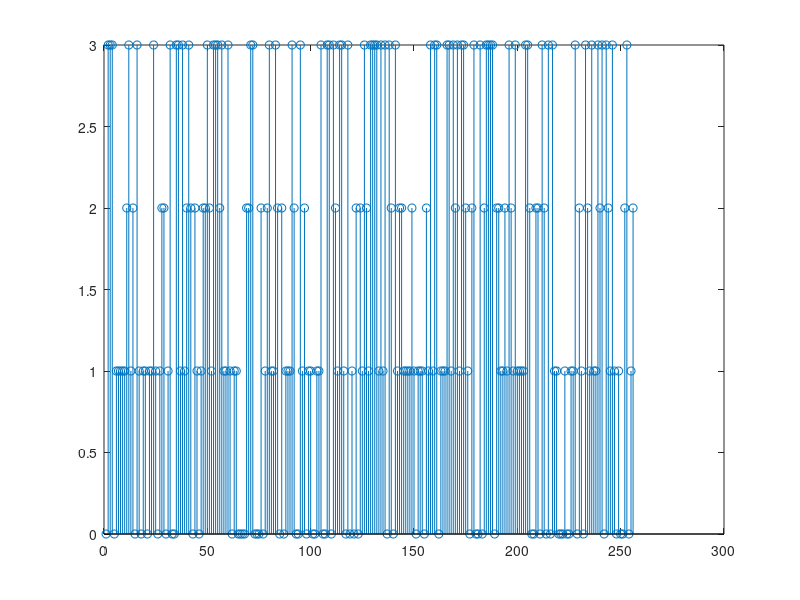
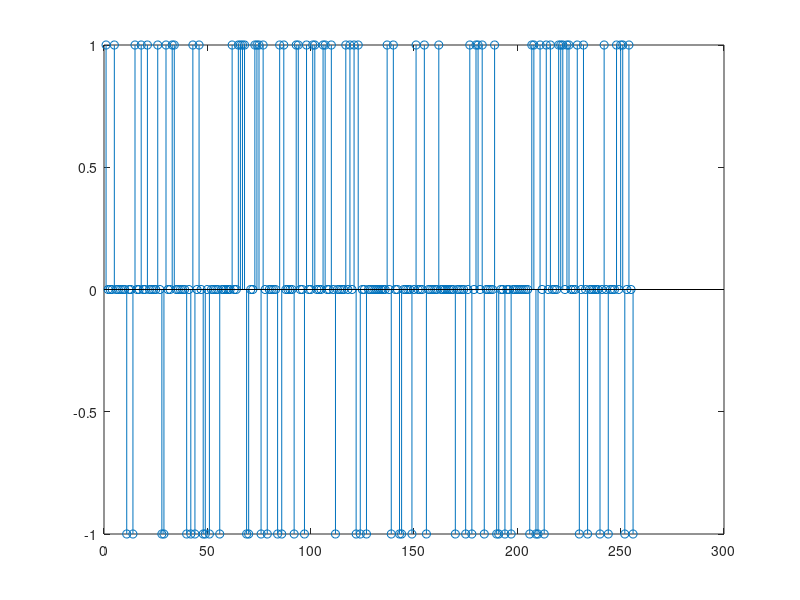
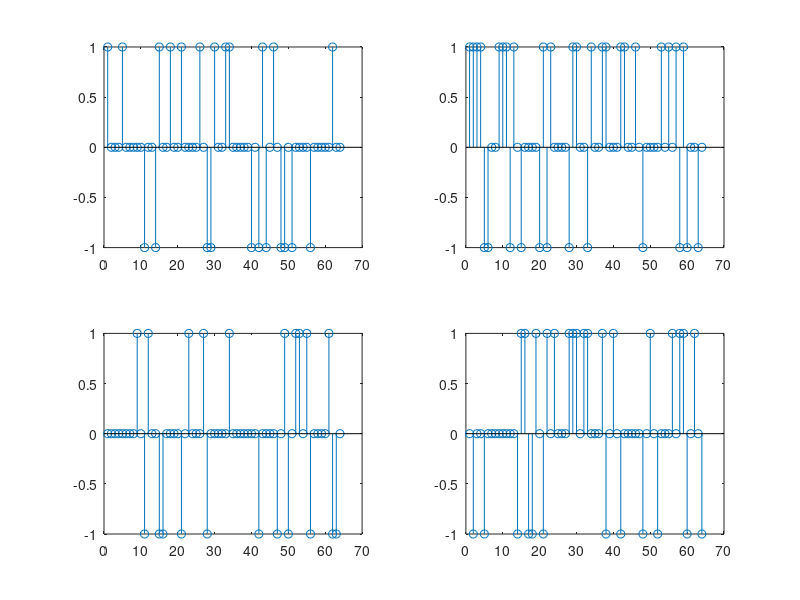
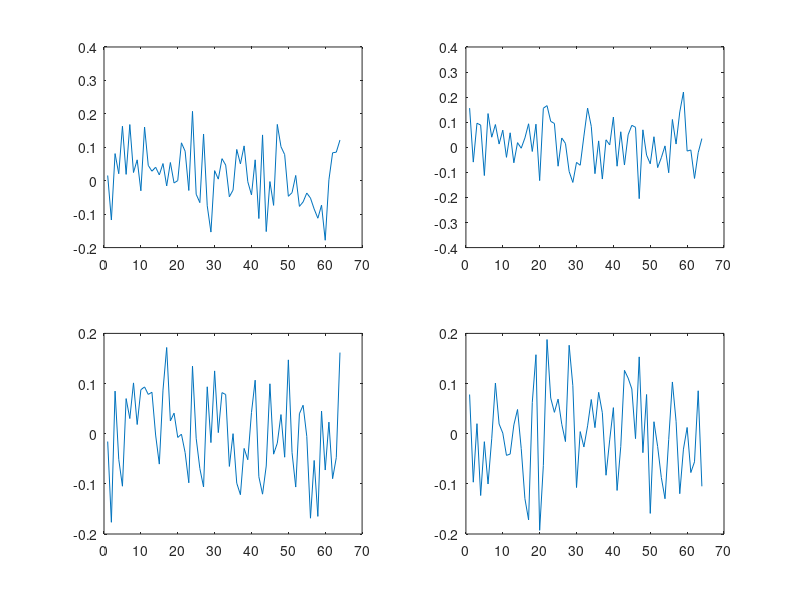

Write the MATLAB code that produced these figures, in order.
clc
close all
clear

%TRANSMITTER

N_bps = 64;
M_ord = 4;
N_scu = 4;
T_N_b = 256;
Block_size = 16;

CyclicPrefix_size = ceil(Block_size/10);

data = randsrc(T_N_b,1,[0:M_ord-1]);
figure(1);
stem(data);

QPSK_data = pskmod(data, M_ord);
figure(2);
stem(QPSK_data);

resahped_data = reshape(QPSK_data,[4*Block_size, N_scu]);

sub_data_1 = resahped_data(:,1);
sub_data_2 = resahped_data(:,2);
sub_data_3 = resahped_data(:,3);
sub_data_4 = resahped_data(:,4);

figure(3);
subplot(2,2,1); stem(sub_data_1);
subplot(2,2,2); stem(sub_data_2);
subplot(2,2,3); stem(sub_data_3);
subplot(2,2,4); stem(sub_data_4);

spect_sub_data_1 = ifft(sub_data_1);
spect_sub_data_2 = ifft(sub_data_2);
spect_sub_data_3 = ifft(sub_data_3);
spect_sub_data_4 = ifft(sub_data_4);

figure(4);
subplot(2,2,1); plot(real(spect_sub_data_1));
subplot(2,2,2); plot(real(spect_sub_data_2));
subplot(2,2,3); plot(real(spect_sub_data_3));
subplot(2,2,4); plot(real(spect_sub_data_4));

prefix_1 = spect_sub_data_1(length(spect_sub_data_1) - CyclicPrefix_size +1 :length(spect_sub_data_1));
prefix_2 = spect_sub_data_2(length(spect_sub_data_2) - CyclicPrefix_size +1 :length(spect_sub_data_2));
prefix_3 = spect_sub_data_3(length(spect_sub_data_3) - CyclicPrefix_size +1 :length(spect_sub_data_3));
prefix_4 = spect_sub_data_4(length(spect_sub_data_4) - CyclicPrefix_size +1 :length(spect_sub_data_4));

ofdm_block_1 = vertcat(prefix_1, spect_sub_data_1);
ofdm_block_2 = vertcat(prefix_2, spect_sub_data_2);
ofdm_block_3 = vertcat(prefix_3, spect_sub_data_3);
ofdm_block_4 = vertcat(prefix_4, spect_sub_data_4);

figure(5);
subplot(2,2,1); plot(real(ofdm_block_1));
subplot(2,2,2); plot(real(ofdm_block_2));
subplot(2,2,3); plot(real(ofdm_block_3));
subplot(2,2,4); plot(real(ofdm_block_4));

OFDM_signal = vertcat(ofdm_block_1, ofdm_block_2, ofdm_block_3,ofdm_block_4);
figure(6);
stem(OFDM_signal);
%%
close all
%CHANNEL
  
x =zeros(length(OFDM_signal) ,1);
 
SNR_mat = -4:20;
received_signal_mat = zeros(length(OFDM_signal), length(SNR_mat));
 
 for i=1:length(SNR_mat)
     
     channel = randn([2,1])+ 1i*randn([2,1]);
     filtered_ofdm = filter(channel,1,OFDM_signal);
     noise = awgn(x,SNR_mat(i));
     received_signal_mat(:,i) = filtered_ofdm + noise ;
     
 end


%%

%RECEIVER

for j=1:length(SNR_mat)
    
    r = received_signal_mat(:, j);
    
    data_out_1 = r(1: 4*Block_size + CyclicPrefix_size);
    
    data_out_2 = r(4*Block_size + CyclicPrefix_size + 1 : 2*(4*Block_size + CyclicPrefix_size));
    
    data_out_3 = r(2*(4*Block_size + CyclicPrefix_size)+1 : 3*(4*Block_size + CyclicPrefix_size));
    
    data_out_4 = r(3*(4*Block_size + CyclicPrefix_size)+1 : 4*(4*Block_size + CyclicPrefix_size));
    
    data_block_out_1 = data_out_1(CyclicPrefix_size + 1 : 4*Block_size + CyclicPrefix_size);
    data_block_out_2 = data_out_2(CyclicPrefix_size + 1 : 4*Block_size + CyclicPrefix_size);
    data_block_out_3 = data_out_3(CyclicPrefix_size + 1 : 4*Block_size + CyclicPrefix_size);
    data_block_out_4 = data_out_4(CyclicPrefix_size + 1 : 4*Block_size + CyclicPrefix_size);
    
    inv_data_out_1 = fft(data_block_out_1);
    inv_data_out_2 = fft(data_block_out_2);
    inv_data_out_3 = fft(data_block_out_3);
    inv_data_out_4 = fft(data_block_out_4);
    
    data_serial_out = vertcat(inv_data_out_1, inv_data_out_2, inv_data_out_3, inv_data_out_4);
    
    demod_serial_out = pskdemod(data_serial_out, M_ord);
    
    [num(j), ratio(j)] = biterr(data, demod_serial_out);
    
end



plot(SNR_mat, ratio);



    




